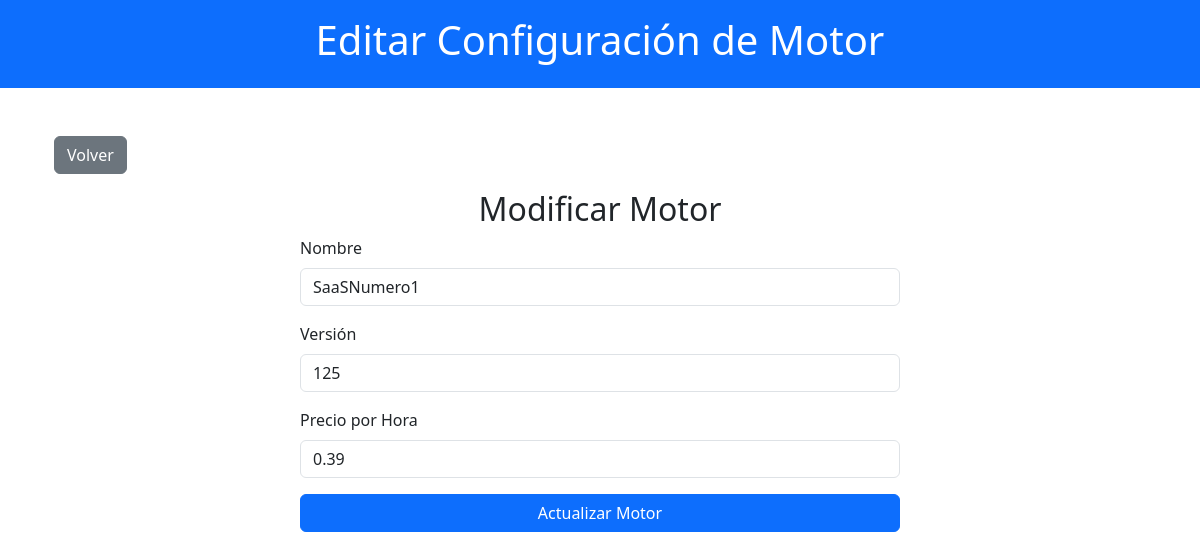
Screenshot of /trabajador/modificar_motor_saas/editar_motor_saas.php?id=1 (signed in) with the database file from the repository.
### tables this page shows
CREATE TABLE `motor` (
  `idMotor` int(11) NOT NULL,
  `Nombre` varchar(100) NOT NULL,
  `Version` varchar(50) NOT NULL,
  `PrecioH` decimal(10,2) NOT NULL
);

### public/trabajador/modificar_motor_saas/editar_motor_saas.php (the view, shortened to what this page needs)
<?php
include '../../../includes/db_connect.php';
$idMotor = intval($_GET['id']);
$query_motor = "SELECT * FROM motor WHERE idMotor = ?";
$stmt = $conn->prepare($query_motor);
$stmt->bind_param('i', $idMotor);
$stmt->execute();
$result_motor = $stmt->get_result();
$motor = $result_motor->fetch_assoc();
?>
<!DOCTYPE html>
<html lang="es">
<head>
    <link href="https://cdn.jsdelivr.net/npm/bootstrap@5.3.0/dist/css/bootstrap.min.css" rel="stylesheet">
</head>
<body>
    <header class="bg-primary text-white text-center py-3">
        <h1>Editar Configuración de Motor</h1>
    </header>
    <main class="container my-5">
        <div class="container my-3">
            <a href="modificar_motor_saas.php" class="btn btn-secondary">Volver</a>
        </div>
        <h2 class="text-center">Modificar Motor</h2>
        <form method="POST" action="" class="mx-auto" style="max-width: 600px;">
            <div class="mb-3">
                <label for="nombre" class="form-label">Nombre</label>
                <input type="text" class="form-control" id="nombre" name="nombre" value="<?php echo htmlspecialchars($motor['Nombre']); ?>" required>
            </div>
            <div class="mb-3">
                <label for="version" class="form-label">Versión</label>
                <input type="text" class="form-control" id="version" name="version" value="<?php echo htmlspecialchars($motor['Version']); ?>" required>
            </div>
            <div class="mb-3">
                <label for="precioH" class="form-label">Precio por Hora</label>
                <input type="number" step="0.01" class="form-control" id="precioH" name="precioH" value="<?php echo htmlspecialchars($motor['PrecioH']); ?>" required>
            </div>
            <button type="submit" class="btn btn-primary w-100">Actualizar Motor</button>
        </form>
    </main>
</body>
</html>

### rows the page displays
motor: nombre "SaaSNumero1", version "125", precioH "0.39"
